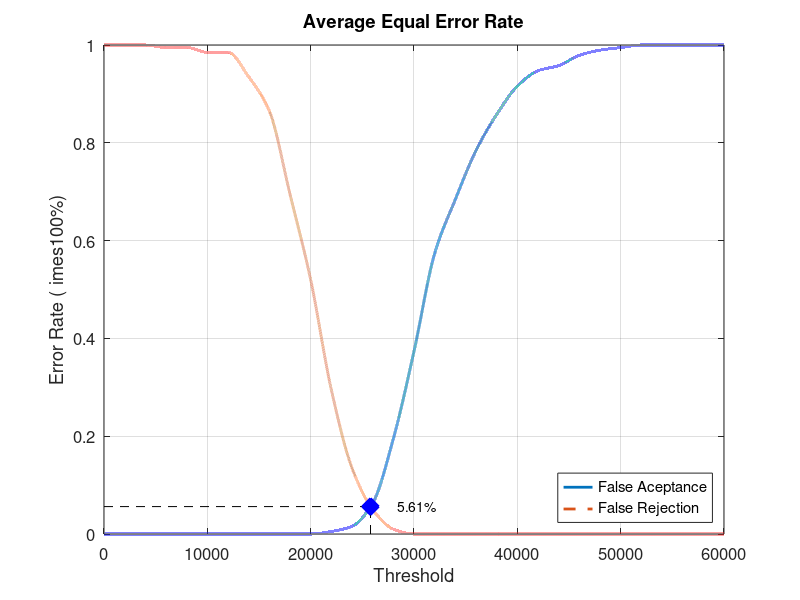
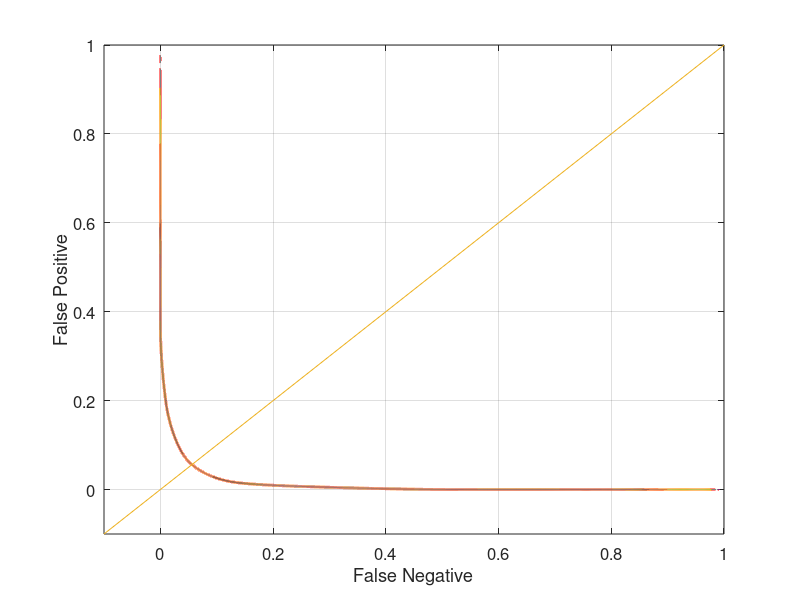

Source code (MATLAB) for these figures, in order:
close all;
clear;
clc;
x = 0:2000:60000;
xq = 0:0.5:60000;

y0 = [0 0 0 0 0 0 0 0 0 0 0 0.00526316 0.0157895 0.0631579 0.194737 0.373684 0.573684 0.684211 0.784211 0.857895 0.915789 0.947368 0.957895 0.978947 0.989474 0.994737 1 1 1 1 1]
yy0 = interp1(x, y0, xq, 'pchip');
y1 = [1 1 1 0.995 0.995 0.985 0.985 0.935 0.865 0.695 0.52 0.295 0.135 0.05 0.01 0 0 0 0 0 0 0 0 0 0 0 0 0 0 0 0]
yy1 = interp1(x, y1, xq, 'pchip');

% Calculating EER: 
y2 = abs(y0 - y1);
find(y2 == min(y2))
yy2 = abs(yy0 - yy1);
xEER = find(yy2 == min(yy2));
xEERIndex = xq(xEER) % X-axis EER
yEER = yy0(xEER) % Y-axis EER

main = figure
plot(xq, yy0,'-','LineWidth', 2);	hold on
plot(xq, yy1,'--','LineWidth', 2);	hold on
plot([xEERIndex xEERIndex], [0 yEER], 'k--');	hold on
plot([0 xEERIndex], [yEER yEER], 'k--');	hold on
plot(xEERIndex, yEER, 'bx', 'LineWidth', 10);	hold on
text(xEERIndex + 10 * xEERIndex / 100, yEER, [num2str(round((10000 * yEER)) / 100) '%'])
legend('False Aceptance', 'False Rejection', 'Location', 'SouthEast')
xlabel('Threshold')
ylabel('Error Rate (	imes100%)')
title('Average Equal Error Rate')
set(gca, 'FontSize', 12)
axis([0 60000 0 1])
grid on

print(main, 'Database2_4Main', '-dpng');
FNRxFPR = figure('Color', [1 1 1]);
plot(yy1, yy0, '-', yy1, yy0, 'LineWidth', 2);
hold on
y = -0.1:0.1:1
plot(y, y); 
set(gca, 'FontSize', 12)
xlabel('False Negative')
ylabel('False Positive')
axis([-0.1 1 -0.1 1])
set(gca, 'FontSize', 12)
grid on

print(FNRxFPR, 'Database2_4FNRxFPR','-dpng');
